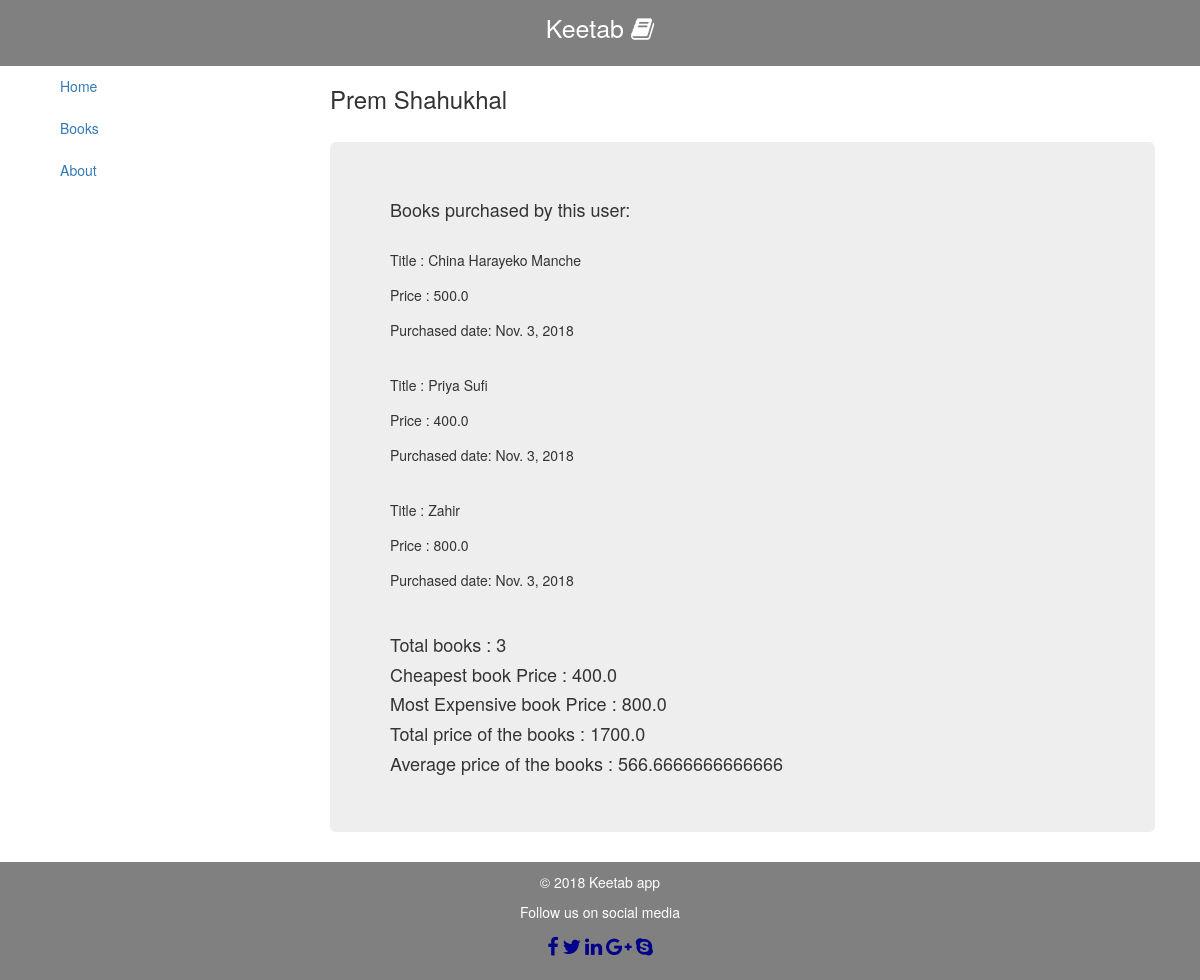
Page /user/1 on the committed database.
### keetab_app/models.py (models this page shows, shortened)
class User(models.Model):
    first_name = models.CharField(max_length=80)
    last_name = models.CharField(max_length=80)
    age = models.IntegerField()
    number = models.IntegerField()
    city = models.CharField(max_length= 80)
    admin = models.BooleanField(default=False)
    balance = models.FloatField(default=0.0)
    @property
    def total_price(self):
        purchasedbooks = self.boughtbooks.all()
        sum = purchasedbooks.aggregate(Sum('book__price'))
        return sum['book__price__sum']
    def average_price(self):
        purchasedbooks = self.boughtbooks.all()
        avg = purchasedbooks.aggregate(Avg('book__price'))
        return avg['book__price__avg']
    def minimum_price(self):
        purchasedbooks = self.boughtbooks.all()
        min = purchasedbooks.aggregate(Min('book__price'))
        return min['book__price__min']
    def maximum_price(self):
        purchasedbooks = self.boughtbooks.all()
        max = purchasedbooks.aggregate(Max('book__price'))
        return max['book__price__max']

class BookPurchase(models.Model):
    user = models.ForeignKey('keetab_app.User',on_delete=models.CASCADE,related_name="boughtbooks")
    book = models.ForeignKey('keetab_app.Book',on_delete=models.CASCADE,related_name="boughtbooks")
    purchased_date = models.DateField(default=timezone.now())
    class Meta:
        ordering = ['-purchased_date',]

class Book(models.Model):
    author = models.CharField(max_length=160)
    title = models.CharField(max_length=80)
    language = models.CharField(max_length=80)
    price = models.FloatField()

### keetab_app/views.py (the view)
# urls.py: url(r'^user/(?P<pk>\d+)$',views.UserDetailView.as_view(),name="user_detail"),
class UserDetailView(DetailView):
    model = User
    template_name = 'user_detail.html'

### templates/user_detail.html
{% extends 'keetab_app/base.html' %}
{% block body_block %}
<h3 >{{ user.first_name }} {{user.last_name}}</h3>
<br>
<div class="jumbotron">
<h4>Books purchased by this user:</h4>
{% for books in user.boughtbooks.all %}
<br>
    <p>Title : {{ books.book.title }}</p>
    <p>Price : {{ books.book.price }}</p>
    <p>Purchased date: {{books.purchased_date}}</p>
{% empty %}
    <p>No books purchased.</p>
{% endfor %}
<br>
  <h4>Total  books : {{ user.boughtbooks.count }}</h4>
  <h4>Cheapest book Price : {{ user.minimum_price}}</h4>
  <h4>Most Expensive book Price : {{user.maximum_price}} </h4>
  <h4>Total price of the books : {{user.total_price}} </h4>
  <h4>Average price of the books : {{user.average_price}} </h4>
</div>
{% endblock %}

### templates/keetab_app/base.html (shortened to what this page needs)
<!DOCTYPE html>
{% load staticfiles %}
<html lang="en" dir="ltr">
  <head>
    <link rel="stylesheet" href="https://maxcdn.bootstrapcdn.com/bootstrap/3.3.7/css/bootstrap.min.css">
    <link href="https://maxcdn.bootstrapcdn.com/font-awesome/4.4.0/css/font-awesome.min.css" rel="stylesheet"/>
    <link rel="stylesheet" type="text/css" href="https://cdn.datatables.net/1.10.19/css/jquery.dataTables.min.css" />
    <link rel="stylesheet" href="{% static 'css/mystyle.css' %}">
  </head>
  <body>
    <header>
    <p>Keetab <span class="fa fa-book"></span> </p>
    </header>
    <div class="container">
    <div class="col-sm-3">
      <ul class="nav nav-pills nav-stacked" >
        <li><a href="{% url 'user_list' %}"> Home</a></li>
        <li><a href="{% url 'book_list' %}"> Books</a></li>
        <li><a href="{% url 'about' %}">About</a></li>
      </ul>
    </div>
      <div class="col-sm-9">
        {% block body_block %}
        {% endblock %}
      </div>
    </div>
    <footer>
      <p> © 2018 Keetab app</p>
      <p>Follow us on social media </p>
      <p>
      <a href="#"><span class="fa fa-facebook"></span></a>
      <a href="#"><span class="fa fa-twitter"></span></a>
      <a href="#"><span class="fa fa-linkedin"></span></a>
      <a href="#"><span class="fa fa-google-plus"></span></a>
      <a href="#"><span class="fa fa-skype"></span></a>
      </p>
    </footer>
  </body>
</html>

### keetab_app/static/css/mystyle.css (style rules this page uses)
header { background-color: grey; color: white; font-size: 25px; padding:10px 0 10px 0; text-align: center; }
.container { min-height:500px; }
.jumbotron p { font-size: 14px; }
footer { position: relative; width:100%; background-color: grey; color: white; text-align: center; padding:10px 0 10px 0; }
footer a { font-size: 20px; color:darkblue }

### rows in the picture
User: first_name "Prem", last_name "Shahukhal", boughtbooks.count "3", minimum_price "400.0", maximum_price "800.0", total_price "1700.0", average_price "566.6666666666666"
BookPurchase: book "China Harayeko Manche", book.price "500.0", purchased_date "Nov. 3, 2018"
BookPurchase: book "Priya Sufi", book.price "400.0", purchased_date "Nov. 3, 2018"
BookPurchase: book "Zahir", book.price "800.0", purchased_date "Nov. 3, 2018"
